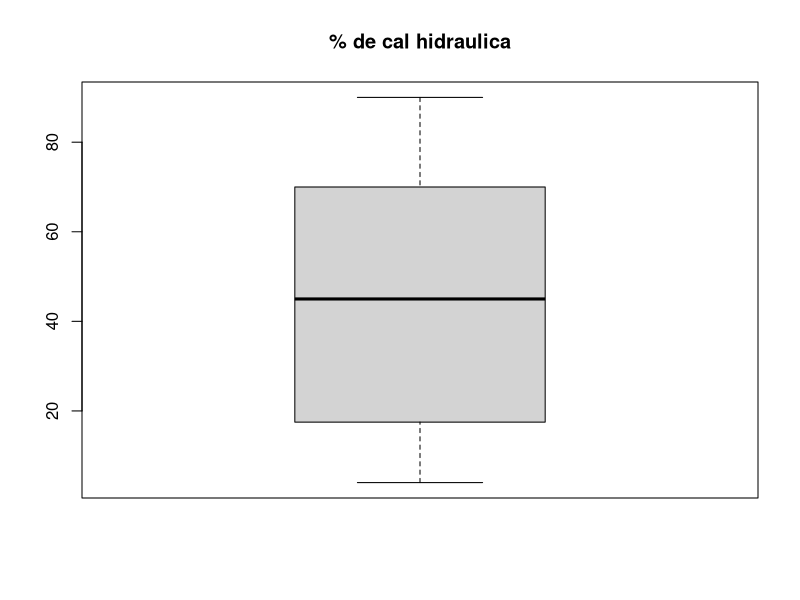
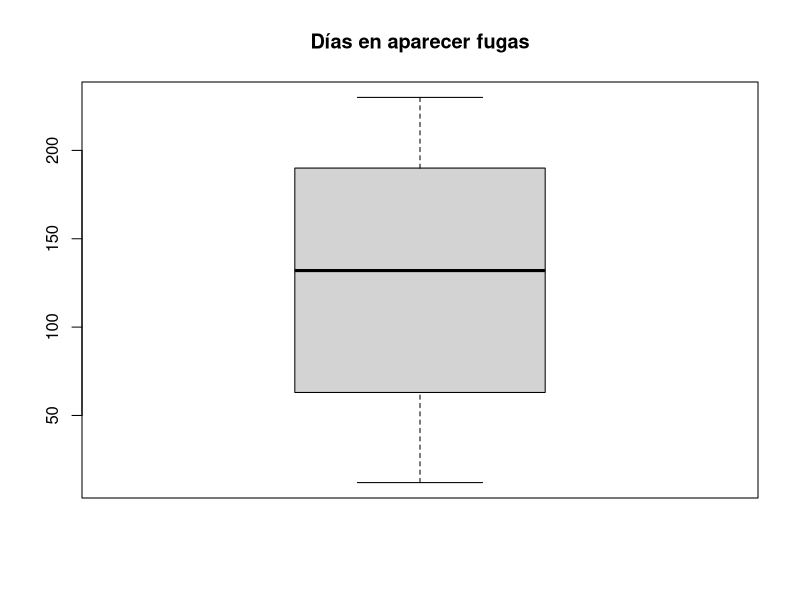
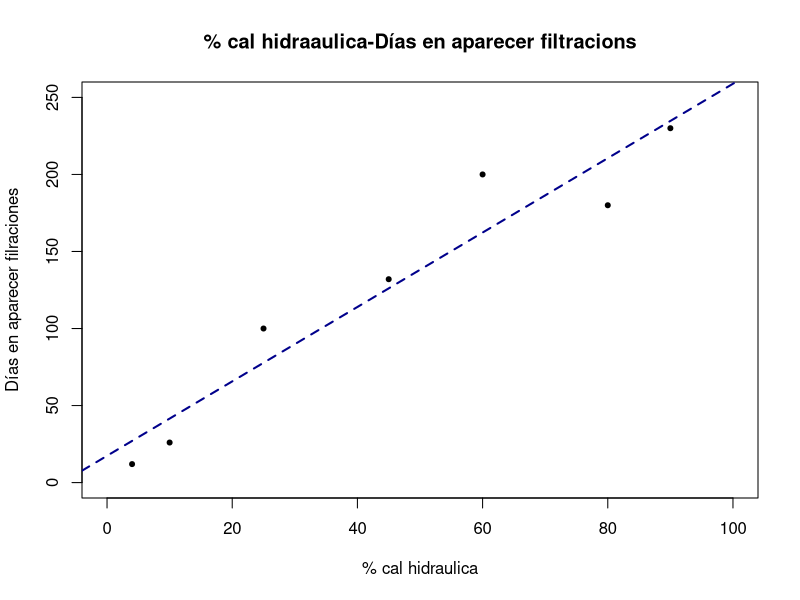

Here is the R script that generated these plots, in order:
# Cálculos correspondientes al la relación entre contenido de cal hidráulica y días en las que empieza una fuga


# valores de las variables
x<-c(4,10,80,45,25,60,90) # % de cal hidráulica
y<-c(12,26,180,132,100,200,230) # dias en aparecer filfraciones

# diagramas de bigotes de la variable x
boxplot(x)
title("% de cal hidraulica")
print(boxplot.stats(x)$out) 

# diagrama de bigotes de la variable y
boxplot(y)
title("Días en aparecer fugas")
print(boxplot.stats(y)$out)


# definición del modelo 
modelo<-lm(y~x)
print(modelo) # datos del modelo 
summary(modelo)

# ploteo del modelo
plot(x,y,xlim=c(0,100),ylim=c(0,250),xlab="% cal hidraulica",ylab="Días en aparecer filraciones",main="% cal hidraaulica-Días en aparecer filtracions",pch=20)
# ploteo de la recta de regresion
abline(coef=modelo$coefficients,col="darkblue",lty="dashed",lwd=2)

# modelo ANOVA para comprobar correlación
# el p-valor calculado (el que aparece junto al F value), debe de ser menor que los de referencia para confirmar la relación lineal
anova<-aov(modelo)
print(summary(anova))

